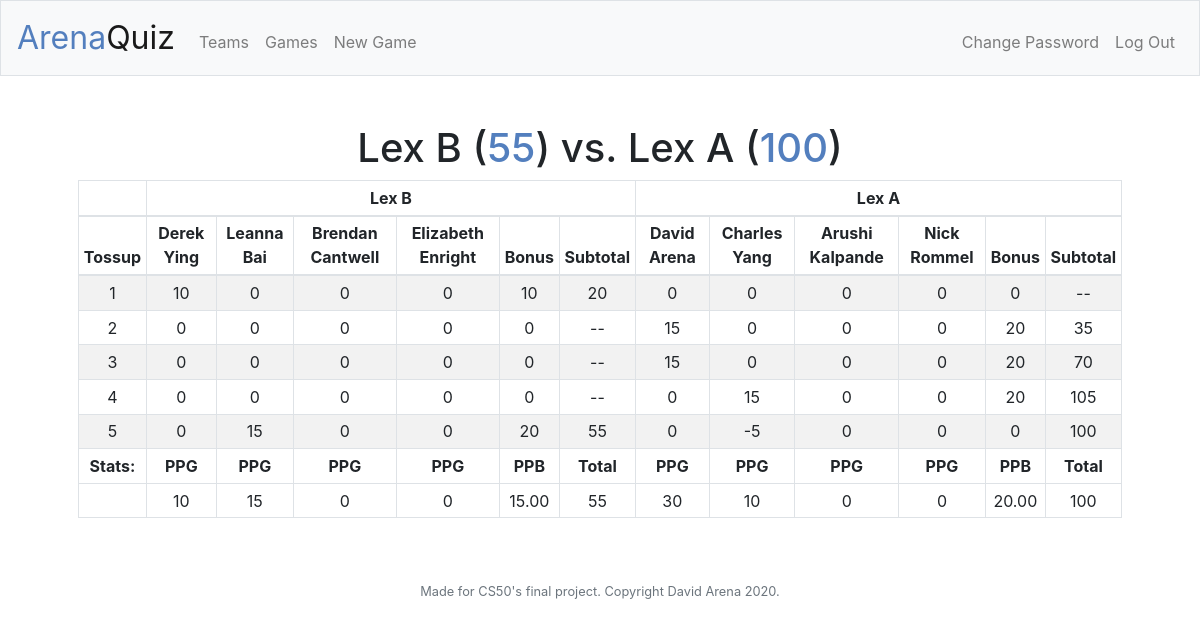
The app's page /view_game?game_id=51 (signed in) with its own data.
### tables this page shows
CREATE TABLE teams (id INTEGER PRIMARY KEY, user_id INTEGER NOT NULL, name TEXT NOT NULL, FOREIGN KEY (user_id) REFERENCES users(id));

CREATE TABLE players (id INTEGER PRIMARY KEY, user_id INTEGER NOT NULL, name TEXT NOT NULL, team_id INTEGER, FOREIGN KEY (user_id) REFERENCES users(id), FOREIGN KEY (team_id) REFERENCES teams(id));

### app.py (the view)
@app.route("/view_game", methods=["GET"])
@login_required
def view_game():
    if request.method == "GET":
        if not request.args.get("game_id"):
            return apology("Please select a game.", 404)
        gamedata = get_gamedata(request.args.get("game_id"))
        if gamedata == 404:
            return apology("Game does not exist.", 404)
        elif gamedata == 403:
            return apology("You are not allowed to view this game.", 403)
        return render_template("view_game.html", gamedata=gamedata)

### app.py (called while the page is built)
@app.after_request
def after_request(response):
    response.headers["Cache-Control"] = "no-cache, no-store, must-revalidate"
    response.headers["Expires"] = 0
    response.headers["Pragma"] = "no-cache"
    return response

### helpers.py (called while the page is built)
def login_required(f):
    @wraps(f)
    def decorated_function(*args, **kwargs):
        if session.get("user_id") is None:
            return redirect("/login")
        return f(*args, **kwargs)
    return decorated_function

def two_places(value):
    return f"{value:,.2f}"

### templates/view_game.html (shortened to what this page needs)
{% extends "layout.html" %}
{% block main %}
    <h1>{{ gamedata.left_name }} (<span class="bluetext">{{ gamedata.left_score }}</span>) vs.
        {{ gamedata.right_name }} (<span class="bluetext">{{ gamedata.right_score }}</span>)</h1>
    <table class="table table-striped table-bordered table-sm">
        <thead>
            <tr>
                <td></td>
                <th colspan="{{ gamedata.left_players|length + 2}}">{{ gamedata.left_name }}</th>
                <th colspan="{{ gamedata.right_players|length + 2}}">{{ gamedata.right_name }}</th>
            </tr>
            <tr>
                <th>Tossup</th>
                {% for player in gamedata.left_players %}
                    <th>{{ player.name }}</th>
                {% endfor %}
                <th>Bonus</th>
                <th>Subtotal</th>
                {% for player in gamedata.right_players %}
                    <th>{{ player.name }}</th>
                {% endfor %}
                <th>Bonus</th>
                <th>Subtotal</th>
            </tr>
        </thead>
        <tbody>
            {% for t_num in range(1, gamedata.last_tossup + 1) %}
                <tr>
                    <td>{{ t_num }}</td>
                    {% if t_num in gamedata.left_tossups %}
                        {% for player in gamedata.left_players %}
                            {% if gamedata.left_tossups[t_num].player_id == player.id %}
                                <td>{{ gamedata.left_tossups[t_num].score }}</td>
                            {% else %}
                                <td>0</td>
                            {% endif %}
                        {% endfor %}
                        <td>{{ gamedata.left_tossups[t_num].bonus }}</td>
                        <td>{{ gamedata.left_tossups[t_num].subscore }}</td>
                    {% else %}
                        {% for player in gamedata.left_players %}
                            <td>0</td>
                        {% endfor %}
                        <td>0</td>
                        <td>--</td>
                    {% endif %}
                    {% if t_num in gamedata.right_tossups %}
                        {% for player in gamedata.right_players %}
                            {% if gamedata.right_tossups[t_num].player_id == player.id %}
                                <td>{{ gamedata.right_tossups[t_num].score }}</td>
                            {% else %}
                                <td>0</td>
                            {% endif %}
                        {% endfor %}
                        <td>{{ gamedata.right_tossups[t_num].bonus }}</td>
                        <td>{{ gamedata.right_tossups[t_num].subscore }}</td>
                    {% else %}
                        {% for player in gamedata.right_players %}
                            <td>0</td>
                        {% endfor %}
                        <td>0</td>
                        <td>--</td>
                    {% endif %}
                </tr>
            {% endfor %}
        </tbody>
        <tfoot>
            <tr>
                <th>Stats:</th>
                {% for player in gamedata.left_players %}
                    <th>PPG</th>
                {% endfor %}
                <th>PPB</th>
                <th>Total</th>
                {% for player in gamedata.right_players %}
                    <th>PPG</th>
                {% endfor %}
                <th>PPB</th>
                <th>Total</th>
            </tr>
            <tr>
                <td></td>
                {% for player in gamedata.left_ppgs %}
                    <td>{{ gamedata.left_ppgs[player] }}</td>
                {% endfor %}
                <td>{{ gamedata.left_ppb|two_places }}</td>
                <td>{{ gamedata.left_score }}</td>
                {% for player in gamedata.right_ppgs %}
                    <td>{{ gamedata.right_ppgs[player] }}</td>
                {% endfor %}
                <td>{{ gamedata.right_ppb|two_places }}</td>
                <td>{{ gamedata.right_score }}</td>
            </tr>
        </tfoot>
    </table>
{% endblock %}

### static/styles.css (style rules this page uses)
table { margin-left: auto; margin-right: auto; width: 100%; }
.bluetext { color: #537fbe; }

### records on screen
teams: left_name "Lex B"
teams: right_name "Lex A"
players: name "Derek Ying", left_tossups "10"
players: name "Leanna Bai", shows "0", left_tossups "15"
players: name "Brendan Cantwell", shows "0"
players: name "Elizabeth Enright", shows "0"
players: name "David Arena", right_tossups "15", shows "0"
players: name "Charles Yang", shows "0", right_tossups "15", right_tossups "-5"
players: name "Arushi Kalpande", shows "0"
players: name "Nick Rommel", shows "0"

### other values on screen
{{ gamedata.left_score }} "55"
{{ gamedata.right_score }} "100"
{{ t_num }} "1" "2" "3" "4" "5"
{{ gamedata.left_tossups[t_num].bonus }} "10" "20"
{{ gamedata.left_tossups[t_num].subscore }} "20" "55"
{{ gamedata.right_tossups[t_num].bonus }} "20" "20" "20" "0"
{{ gamedata.right_tossups[t_num].subscore }} "35" "70" "105" "100"
{{ gamedata.left_ppgs[player] }} "10" "15" "0" "0"
{{ gamedata.left_ppb|two_places }} "15.00"
{{ gamedata.right_ppgs[player] }} "30" "10" "0" "0"
{{ gamedata.right_ppb|two_places }} "20.00"
